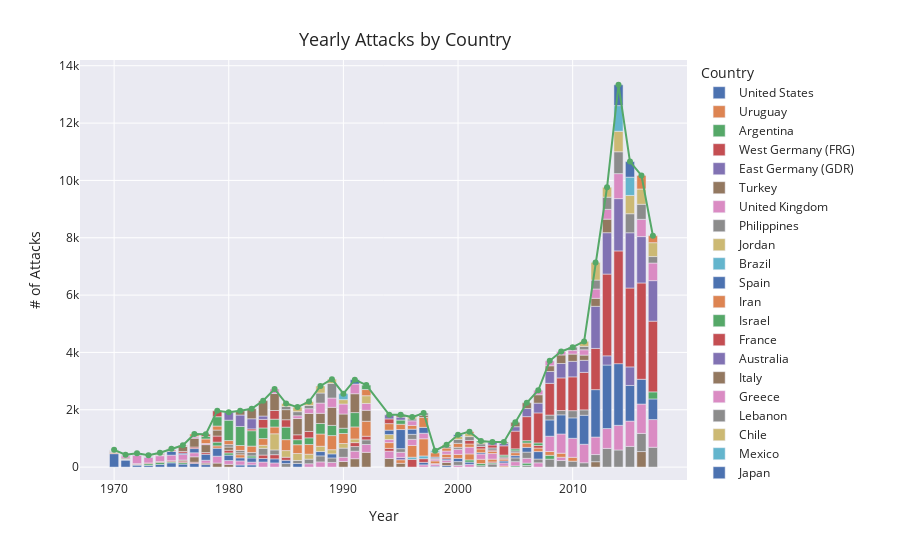

The notebook cell saved with this chart:
### Code cell
country_per_yr = df.groupby(['year', 'country']).size().reset_index(name = 'across_country').rename(columns = 
                                                                                       {'country' : 'Country'}).sort_values(['year', 'across_country'], ascending = [True, False])
country_per_yr = country_per_yr.groupby('year').head(10).reset_index(drop = True)
regions = list(country_per_yr['Country'])

total_per_yr = country_per_yr.groupby('year').sum('across_country').reset_index().rename(columns = {'across_country' : 'across_year'})
joined_df = country_per_yr.merge(total_per_yr, left_on = 'year', right_on = 'year', how = 'left')

fig = px.bar(joined_df, x = 'year', y = 'across_country', color = 'Country', template = 'seaborn',
            height = 550, labels={'year' : 'Year', 'across_country' : '# of Attacks'})

fig.update_layout(title = {'text' : 'Yearly Attacks by Country', 'x' : 0.45, 'y' : 0.94, 'font_size' : 18}, hovermode = 'x')

fig.add_trace(go.Scatter(
        x = total_per_yr['year'].values,
        y = total_per_yr['across_year'].values,
        mode = 'lines+markers',
        name = 'Total Deaths'
    ))

### Figure 1 — Plotly figure (JSON) as saved in the notebook; plotly's stock layout.template omitted (floating-point values rounded to 4 significant figures)
{"data": [{"alignmentgroup": "True", "hovertemplate": "Country=United States<br>Year=%{x}<br># of Attacks=%{y}<extra></extra>", "legendgroup": "United States", "marker": {"color": "rgb(76,114,176)", "pattern": {"shape": ""}}, "name": "United States", "offsetgroup": "United States", "orientation": "v", "showlegend": true, "textposition": "auto", "type": "bar", "x": [1970, 1971, 1972, 1973, 1974, 1975, 1976, 1977, 1978, 1981, 1982, 1998, 1999], "xaxis": "x", "y": [468, 247, 68, 58, 94, 149, 105, 130, 87, 74, 78, 31, 53], "yaxis": "y"}, {"alignmentgroup": "True", "hovertemplate": "Country=Uruguay<br>Year=%{x}<br># of Attacks=%{y}<extra></extra>", "legendgroup": "Uruguay", "marker": {"color": "rgb(221,132,82)", "pattern": {"shape": ""}}, "name": "Uruguay", "offsetgroup": "Uruguay", "orientation": "v", "showlegend": true, "textposition": "auto", "type": "bar", "x": [1970, 1971], "xaxis": "x", "y": [33, 8], "yaxis": "y"}, {"alignmentgroup": "True", "hovertemplate": "Country=Argentina<br>Year=%{x}<br># of Attacks=%{y}<extra></extra>", "legendgroup": "Argentina", "marker": {"color": "rgb(85,168,104)", "pattern": {"shape": ""}}, "name": "Argentina", "offsetgroup": "Argentina", "orientation": "v", "showlegend": true, "textposition": "auto", "type": "bar", "x": [1970, 1971, 1972, 1973, 1974, 1975, 1976], "xaxis": "x", "y": [21, 7, 20, 60, 71, 38, 54], "yaxis": "y"}, {"alignmentgroup": "True", "hovertemplate": "Country=West Germany (FRG)<br>Year=%{x}<br># of Attacks=%{y}<extra></extra>", "legendgroup": "West Germany (FRG)", "marker": {"color": "rgb(196,78,82)", "pattern": {"shape": ""}}, "name": "West Germany (FRG)", "offsetgroup": "West Germany (FRG)", "orientation": "v", "showlegend": true, "textposition": "auto", "type": "bar", "x": [1970, 1971, 1972, 1973, 1974, 1975, 1976, 1977], "xaxis": "x", "y": [20, 13, 24, 27, 28, 35, 50, 40], "yaxis": "y"}, {"alignmentgroup": "True", "hovertemplate": "Country=East Germany (GDR)<br>Year=%{x}<br># of Attacks=%{y}<extra></extra>", "legendgroup": "East Germany (GDR)", "marker": {"color": "rgb(129,114,179)", "pattern": {"shape": ""}}, "name": "East Germany (GDR)", "offsetgroup": "East Germany (GDR)", "orientation": "v", "showlegend": true, "textposition": "auto", "type": "bar", "x": [1970, 1971], "xaxis": "x", "y": [12, 4], "yaxis": "y"}, {"alignmentgroup": "True", "hovertemplate": "Country=Turkey<br>Year=%{x}<br># of Attacks=%{y}<extra></extra>", "legendgroup": "Turkey", "marker": {"color": "rgb(147,120,96)", "pattern": {"shape": ""}}, "name": "Turkey", "offsetgroup": "Turkey", "orientation": "v", "showlegend": true, "textposition": "auto", "type": "bar", "x": [1970, 1971, 1972, 1976, 1977, 1978, 1979, 1980, 1990, 1991, 1992, 1994, 1995, 1999, 2012, 2016], "xaxis": "x", "y": [12, 35, 9, 35, 189, 52, 141, 95, 195, 293, 514, 300, 133, 109, 188, 542], "yaxis": "y"}, {"alignmentgroup": "True", "hovertemplate": "Country=United Kingdom<br>Year=%{x}<br># of Attacks=%{y}<extra></extra>", "legendgroup": "United Kingdom", "marker": {"color": "rgb(218,139,195)", "pattern": {"shape": ""}}, "name": "United Kingdom", "offsetgroup": "United Kingdom", "orientation": "v", "showlegend": true, "textposition": "auto", "type": "bar", "x": [1970, 1971, 1972, 1973, 1974, 1975, 1976, 1977, 1978, 1979, 1980, 1981, 1982, 1983, 1984, 1987, 1988, 1989, 1990, 1991, 1992, 1994, 1997, 1998, 1999, 2000, 2001], "xaxis": "x", "y": [12, 81, 292, 189, 203, 194, 194, 140, 100, 239, 134, 142, 95, 177, 145, 117, 181, 163, 147, 262, 274, 256, 78, 63, 76, 61, 94], "yaxis": "y"}, {"alignmentgroup": "True", "hovertemplate": "Country=Philippines<br>Year=%{x}<br># of Attacks=%{y}<extra></extra>", "legendgroup": "Philippines", "marker": {"color": "rgb(140,140,140)", "pattern": {"shape": ""}}, "name": "Philippines", "offsetgroup": "Philippines", "orientation": "v", "showlegend": true, "textposition": "auto", "type": "bar", "x": [1970, 1985, 1987, 1988, 1989, 1990, 1991, 1992, 2000, 2002, 2003, 2006, 2008, 2009, 2010, 2011, 2012, 2013, 2014, 2015, 2016, 2017], "xaxis": "x", "y": [10, 124, 160, 210, 156, 320, 162, 162, 132, 48, 107, 58, 276, 229, 205, 151, 249, 651, 597, 721, 632, 692], "yaxis": "y"}, {"alignmentgroup": "True", "hovertemplate": "Country=Jordan<br>Year=%{x}<br># of Attacks=%{y}<extra></extra>", "legendgroup": "Jordan", "marker": {"color": "rgb(204,185,116)", "pattern": {"shape": ""}}, "name": "Jordan", "offsetgroup": "Jordan", "orientation": "v", "showlegend": true, "textposition": "auto", "type": "bar", "x": [1970, 1971], "xaxis": "x", "y": [9, 5], "yaxis": "y"}, {"alignmentgroup": "True", "hovertemplate": "Country=Brazil<br>Year=%{x}<br># of Attacks=%{y}<extra></extra>", "legendgroup": "Brazil", "marker": {"color": "rgb(100,181,205)", "pattern": {"shape": ""}}, "name": "Brazil", "offsetgroup": "Brazil", "orientation": "v", "showlegend": true, "textposition": "auto", "type": "bar", "x": [1970], "xaxis": "x", "y": [6], "yaxis": "y"}, {"alignmentgroup": "True", "hovertemplate": "Country=Spain<br>Year=%{x}<br># of Attacks=%{y}<extra></extra>", "legendgroup": "Spain", "marker": {"color": "rgb(76,114,176)", "pattern": {"shape": ""}}, "name": "Spain", "offsetgroup": "Spain", "orientation": "v", "showlegend": true, "textposition": "auto", "type": "bar", "x": [1971, 1972, 1973, 1974, 1975, 1976, 1977, 1978, 1979, 1980, 1981, 1982, 1983, 1984, 1985, 1986, 1988, 1989, 1997, 1999, 2000, 2001], "xaxis": "x", "y": [22, 19, 21, 14, 136, 50, 147, 209, 279, 187, 107, 146, 122, 143, 114, 125, 151, 142, 86, 47, 112, 79], "yaxis": "y"}, {"alignmentgroup": "True", "hovertemplate": "Country=Iran<br>Year=%{x}<br># of Attacks=%{y}<extra></extra>", "legendgroup": "Iran", "marker": {"color": "rgb(221,132,82)", "pattern": {"shape": ""}}, "name": "Iran", "offsetgroup": "Iran", "orientation": "v", "showlegend": true, "textposition": "auto", "type": "bar", "x": [1971, 1972, 1974, 1975, 1979, 1981], "xaxis": "x", "y": [11, 15, 11, 13, 82, 108], "yaxis": "y"}, {"alignmentgroup": "True", "hovertemplate": "Country=Israel<br>Year=%{x}<br># of Attacks=%{y}<extra></extra>", "legendgroup": "Israel", "marker": {"color": "rgb(85,168,104)", "pattern": {"shape": ""}}, "name": "Israel", "offsetgroup": "Israel", "orientation": "v", "showlegend": true, "textposition": "auto", "type": "bar", "x": [1972, 1974, 1979, 1980, 1982, 2001, 2002, 2003, 2005, 2006, 2008], "xaxis": "x", "y": [15, 12, 130, 79, 71, 79, 75, 38, 43, 81, 134], "yaxis": "y"}, {"alignmentgroup": "True", "hovertemplate": "Country=France<br>Year=%{x}<br># of Attacks=%{y}<extra></extra>", "legendgroup": "France", "marker": {"color": "rgb(196,78,82)", "pattern": {"shape": ""}}, "name": "France", "offsetgroup": "France", "orientation": "v", "showlegend": true, "textposition": "auto", "type": "bar", "x": [1972, 1973, 1974, 1975, 1976, 1977, 1978, 1979, 1980, 1983, 1984, 1985, 1991, 1992, 1994, 1996, 1997, 1999, 2003], "xaxis": "x", "y": [11, 14, 29, 39, 58, 53, 59, 212, 94, 121, 145, 106, 137, 126, 97, 270, 130, 46, 34], "yaxis": "y"}, {"alignmentgroup": "True", "hovertemplate": "Country=Australia<br>Year=%{x}<br># of Attacks=%{y}<extra></extra>", "legendgroup": "Australia", "marker": {"color": "rgb(129,114,179)", "pattern": {"shape": ""}}, "name": "Australia", "offsetgroup": "Australia", "orientation": "v", "showlegend": true, "textposition": "auto", "type": "bar", "x": [1972], "xaxis": "x", "y": [8], "yaxis": "y"}, {"alignmentgroup": "True", "hovertemplate": "Country=Italy<br>Year=%{x}<br># of Attacks=%{y}<extra></extra>", "legendgroup": "Italy", "marker": {"color": "rgb(147,120,96)", "pattern": {"shape": ""}}, "name": "Italy", "offsetgroup": "Italy", "orientation": "v", "showlegend": true, "textposition": "auto", "type": "bar", "x": [1973, 1974, 1976, 1977, 1978, 1979, 1980, 1981], "xaxis": "x", "y": [15, 22, 173, 308, 277, 209, 110, 69], "yaxis": "y"}, {"alignmentgroup": "True", "hovertemplate": "Country=Greece<br>Year=%{x}<br># of Attacks=%{y}<extra></extra>", "legendgroup": "Greece", "marker": {"color": "rgb(218,139,195)", "pattern": {"shape": ""}}, "name": "Greece", "offsetgroup": "Greece", "orientation": "v", "showlegend": true, "textposition": "auto", "type": "bar", "x": [1973, 1976, 1977, 1978, 1998, 2009], "xaxis": "x", "y": [11, 21, 47, 39, 28, 115], "yaxis": "y"}, {"alignmentgroup": "True", "hovertemplate": "Country=Lebanon<br>Year=%{x}<br># of Attacks=%{y}<extra></extra>", "legendgroup": "Lebanon", "marker": {"color": "rgb(140,140,140)", "pattern": {"shape": ""}}, "name": "Lebanon", "offsetgroup": "Lebanon", "orientation": "v", "showlegend": true, "textposition": "auto", "type": "bar", "x": [1973, 1975, 1980, 1981, 1982, 1983, 1984, 1986], "xaxis": "x", "y": [11, 15, 86, 81, 120, 234, 166, 106], "yaxis": "y"}, {"alignmentgroup": "True", "hovertemplate": "Country=Chile<br>Year=%{x}<br># of Attacks=%{y}<extra></extra>", "legendgroup": "Chile", "marker": {"color": "rgb(204,185,116)", "pattern": {"shape": ""}}, "name": "Chile", "offsetgroup": "Chile", "orientation": "v", "showlegend": true, "textposition": "auto", "type": "bar", "x": [1973, 1983, 1984, 1985, 1986, 1987, 1988, 1989, 1990, 1991], "xaxis": "x", "y": [7, 106, 563, 232, 243, 173, 185, 146, 161, 127], "yaxis": "y"}, {"alignmentgroup": "True", "hovertemplate": "Country=Mexico<br>Year=%{x}<br># of Attacks=%{y}<extra></extra>", "legendgroup": "Mexico", "marker": {"color": "rgb(100,181,205)", "pattern": {"shape": ""}}, "name": "Mexico", "offsetgroup": "Mexico", "orientation": "v", "showlegend": true, "textposition": "auto", "type": "bar", "x": [1974, 1977, 1996, 1997], "xaxis": "x", "y": [16, 19, 75, 95], "yaxis": "y"}, {"alignmentgroup": "True", "hovertemplate": "Country=Japan<br>Year=%{x}<br># of Attacks=%{y}<extra></extra>", "legendgroup": "Japan", "marker": {"color": "rgb(76,114,176)", "pattern": {"shape": ""}}, "name": "Japan", "offsetgroup": "Japan", "orientation": "v", "showlegend": true, "textposition": "auto", "type": "bar", "x": [1975], "xaxis": "x", "y": [12], "yaxis": "y"}, {"alignmentgroup": "True", "hovertemplate": "Country=Colombia<br>Year=%{x}<br># of Attacks=%{y}<extra></extra>", "legendgroup": "Colombia", "marker": {"color": "rgb(221,132,82)", "pattern": {"shape": ""}}, "name": "Colombia", "offsetgroup": "Colombia", "orientation": "v", "showlegend": true, "textposition": "auto", "type": "bar", "x": [1975, 1976, 1977, 1978, 1979, 1980, 1981, 1982, 1983, 1984, 1985, 1986, 1987, 1988, 1989, 1990, 1991, 1992, 1994, 1995, 1996, 1997, 1998, 1999, 2000, 2001, 2002, 2003, 2004, 2008, 2009, 2010], "xaxis": "x", "y": [10, 22, 80, 158, 140, 141, 172, 222, 234, 237, 382, 307, 337, 427, 492, 349, 420, 523, 201, 123, 409, 598, 94, 116, 137, 207, 150, 98, 37, 133, 139, 136], "yaxis": "y"}, {"alignmentgroup": "True", "hovertemplate": "Country=El Salvador<br>Year=%{x}<br># of Attacks=%{y}<extra></extra>", "legendgroup": "El Salvador", "marker": {"color": "rgb(85,168,104)", "pattern": {"shape": ""}}, "name": "El Salvador", "offsetgroup": "El Salvador", "orientation": "v", "showlegend": true, "textposition": "auto", "type": "bar", "x": [1978, 1979, 1980, 1981, 1982, 1983, 1984, 1985, 1986, 1987, 1988, 1989, 1990, 1991], "xaxis": "x", "y": [91, 326, 710, 664, 537, 371, 273, 436, 175, 234, 367, 356, 184, 500], "yaxis": "y"}, {"alignmentgroup": "True", "hovertemplate": "Country=Nicaragua<br>Year=%{x}<br># of Attacks=%{y}<extra></extra>", "legendgroup": "Nicaragua", "marker": {"color": "rgb(196,78,82)", "pattern": {"shape": ""}}, "name": "Nicaragua", "offsetgroup": "Nicaragua", "orientation": "v", "showlegend": true, "textposition": "auto", "type": "bar", "x": [1978, 1979, 1982, 1983, 1984, 1985, 1986, 1987], "xaxis": "x", "y": [76, 206, 63, 299, 302, 258, 171, 223], "yaxis": "y"}, {"alignmentgroup": "True", "hovertemplate": "Country=Guatemala<br>Year=%{x}<br># of Attacks=%{y}<extra></extra>", "legendgroup": "Guatemala", "marker": {"color": "rgb(129,114,179)", "pattern": {"shape": ""}}, "name": "Guatemala", "offsetgroup": "Guatemala", "orientation": "v", "showlegend": true, "textposition": "auto", "type": "bar", "x": [1980, 1981, 1982, 1983, 1995], "xaxis": "x", "y": [281, 399, 354, 117, 82], "yaxis": "y"}, {"alignmentgroup": "True", "hovertemplate": "Country=Peru<br>Year=%{x}<br># of Attacks=%{y}<extra></extra>", "legendgroup": "Peru", "marker": {"color": "rgb(147,120,96)", "pattern": {"shape": ""}}, "name": "Peru", "offsetgroup": "Peru", "orientation": "v", "showlegend": true, "textposition": "auto", "type": "bar", "x": [1981, 1982, 1983, 1984, 1985, 1986, 1987, 1988, 1989, 1990, 1991, 1992], "xaxis": "x", "y": [149, 350, 536, 592, 352, 568, 627, 355, 630, 495, 658, 383], "yaxis": "y"}, {"alignmentgroup": "True", "hovertemplate": "Country=India<br>Year=%{x}<br># of Attacks=%{y}<extra></extra>", "legendgroup": "India", "marker": {"color": "rgb(218,139,195)", "pattern": {"shape": ""}}, "name": "India", "offsetgroup": "India", "orientation": "v", "showlegend": true, "textposition": "auto", "type": "bar", "x": [1984, 1986, 1987, 1988, 1989, 1990, 1991, 1992, 1994, 1995, 1996, 1997, 1998, 1999, 2000, 2001, 2002, 2003, 2004, 2005, 2006, 2007, 2008, 2009, 2010, 2011, 2012, 2013, 2014, 2015, 2016, 2017], "xaxis": "x", "y": [159, 96, 166, 358, 324, 349, 339, 237, 107, 179, 213, 193, 61, 112, 180, 234, 184, 196, 108, 146, 167, 149, 534, 672, 663, 645, 611, 694, 860, 884, 1025, 966], "yaxis": "y"}, {"alignmentgroup": "True", "hovertemplate": "Country=Sri Lanka<br>Year=%{x}<br># of Attacks=%{y}<extra></extra>", "legendgroup": "Sri Lanka", "marker": {"color": "rgb(140,140,140)", "pattern": {"shape": ""}}, "name": "Sri Lanka", "offsetgroup": "Sri Lanka", "orientation": "v", "showlegend": true, "textposition": "auto", "type": "bar", "x": [1985, 1986, 1987, 1988, 1989, 1995, 1996, 1998, 2000, 2005, 2006, 2007], "xaxis": "x", "y": [110, 142, 115, 350, 510, 126, 176, 35, 68, 133, 217, 132], "yaxis": "y"}, {"alignmentgroup": "True", "hovertemplate": "Country=South Africa<br>Year=%{x}<br># of Attacks=%{y}<extra></extra>", "legendgroup": "South Africa", "marker": {"color": "rgb(204,185,116)", "pattern": {"shape": ""}}, "name": "South Africa", "offsetgroup": "South Africa", "orientation": "v", "showlegend": true, "textposition": "auto", "type": "bar", "x": [1985, 1986, 1987, 1988, 1989, 1990, 1992, 1994], "xaxis": "x", "y": [106, 159, 133, 245, 149, 154, 271, 174], "yaxis": "y"}, {"alignmentgroup": "True", "hovertemplate": "Country=Angola<br>Year=%{x}<br># of Attacks=%{y}<extra></extra>", "legendgroup": "Angola", "marker": {"color": "rgb(100,181,205)", "pattern": {"shape": ""}}, "name": "Angola", "offsetgroup": "Angola", "orientation": "v", "showlegend": true, "textposition": "auto", "type": "bar", "x": [1990], "xaxis": "x", "y": [205], "yaxis": "y"}, {"alignmentgroup": "True", "hovertemplate": "Country=Pakistan<br>Year=%{x}<br># of Attacks=%{y}<extra></extra>", "legendgroup": "Pakistan", "marker": {"color": "rgb(76,114,176)", "pattern": {"shape": ""}}, "name": "Pakistan", "offsetgroup": "Pakistan", "orientation": "v", "showlegend": true, "textposition": "auto", "type": "bar", "x": [1991, 1994, 1995, 1996, 1997, 1998, 2002, 2004, 2005, 2006, 2007, 2008, 2009, 2010, 2011, 2012, 2013, 2014, 2015, 2016, 2017], "xaxis": "x", "y": [150, 154, 666, 180, 206, 37, 46, 67, 77, 164, 260, 568, 667, 713, 1012, 1654, 2215, 2151, 1243, 864, 719], "yaxis": "y"}, {"alignmentgroup": "True", "hovertemplate": "Country=Algeria<br>Year=%{x}<br># of Attacks=%{y}<extra></extra>", "legendgroup": "Algeria", "marker": {"color": "rgb(221,132,82)", "pattern": {"shape": ""}}, "name": "Algeria", "offsetgroup": "Algeria", "orientation": "v", "showlegend": true, "textposition": "auto", "type": "bar", "x": [1992, 1994, 1995, 1996, 1997, 1998, 1999, 2000, 2001, 2002, 2003, 2004, 2005, 2006, 2007], "xaxis": "x", "y": [215, 227, 185, 129, 344, 151, 106, 138, 113, 132, 75, 67, 104, 152, 124], "yaxis": "y"}, {"alignmentgroup": "True", "hovertemplate": "Country=Germany<br>Year=%{x}<br># of Attacks=%{y}<extra></extra>", "legendgroup": "Germany", "marker": {"color": "rgb(85,168,104)", "pattern": {"shape": ""}}, "name": "Germany", "offsetgroup": "Germany", "orientation": "v", "showlegend": true, "textposition": "auto", "type": "bar", "x": [1992, 1995], "xaxis": "x", "y": [156, 147], "yaxis": "y"}, {"alignmentgroup": "True", "hovertemplate": "Country=West Bank and Gaza Strip<br>Year=%{x}<br># of Attacks=%{y}<extra></extra>", "legendgroup": "West Bank and Gaza Strip", "marker": {"color": "rgb(196,78,82)", "pattern": {"shape": ""}}, "name": "West Bank and Gaza Strip", "offsetgroup": "West Bank and Gaza Strip", "orientation": "v", "showlegend": true, "textposition": "auto", "type": "bar", "x": [1994, 2001, 2002, 2003, 2004, 2007], "xaxis": "x", "y": [165, 123, 86, 45, 34, 88], "yaxis": "y"}, {"alignmentgroup": "True", "hovertemplate": "Country=Egypt<br>Year=%{x}<br># of Attacks=%{y}<extra></extra>", "legendgroup": "Egypt", "marker": {"color": "rgb(129,114,179)", "pattern": {"shape": ""}}, "name": "Egypt", "offsetgroup": "Egypt", "orientation": "v", "showlegend": true, "textposition": "auto", "type": "bar", "x": [1994, 1995, 2013, 2015], "xaxis": "x", "y": [143, 102, 321, 647], "yaxis": "y"}, {"alignmentgroup": "True", "hovertemplate": "Country=Burundi<br>Year=%{x}<br># of Attacks=%{y}<extra></extra>", "legendgroup": "Burundi", "marker": {"color": "rgb(147,120,96)", "pattern": {"shape": ""}}, "name": "Burundi", "offsetgroup": "Burundi", "orientation": "v", "showlegend": true, "textposition": "auto", "type": "bar", "x": [1995, 1997], "xaxis": "x", "y": [83, 79], "yaxis": "y"}, {"alignmentgroup": "True", "hovertemplate": "Country=Bangladesh<br>Year=%{x}<br># of Attacks=%{y}<extra></extra>", "legendgroup": "Bangladesh", "marker": {"color": "rgb(218,139,195)", "pattern": {"shape": ""}}, "name": "Bangladesh", "offsetgroup": "Bangladesh", "orientation": "v", "showlegend": true, "textposition": "auto", "type": "bar", "x": [1996], "xaxis": "x", "y": [161], "yaxis": "y"}, {"alignmentgroup": "True", "hovertemplate": "Country=Russia<br>Year=%{x}<br># of Attacks=%{y}<extra></extra>", "legendgroup": "Russia", "marker": {"color": "rgb(140,140,140)", "pattern": {"shape": ""}}, "name": "Russia", "offsetgroup": "Russia", "orientation": "v", "showlegend": true, "textposition": "auto", "type": "bar", "x": [1996, 1997, 1998, 1999, 2000, 2001, 2002, 2003, 2004, 2005, 2008, 2009, 2010, 2011], "xaxis": "x", "y": [66, 77, 26, 54, 138, 135, 89, 76, 44, 64, 170, 152, 251, 188], "yaxis": "y"}, {"alignmentgroup": "True", "hovertemplate": "Country=Indonesia<br>Year=%{x}<br># of Attacks=%{y}<extra></extra>", "legendgroup": "Indonesia", "marker": {"color": "rgb(204,185,116)", "pattern": {"shape": ""}}, "name": "Indonesia", "offsetgroup": "Indonesia", "orientation": "v", "showlegend": true, "textposition": "auto", "type": "bar", "x": [1996, 1999, 2000, 2001, 2002], "xaxis": "x", "y": [65, 60, 101, 105, 43], "yaxis": "y"}, {"alignmentgroup": "True", "hovertemplate": "Country=Yugoslavia<br>Year=%{x}<br># of Attacks=%{y}<extra></extra>", "legendgroup": "Yugoslavia", "marker": {"color": "rgb(100,181,205)", "pattern": {"shape": ""}}, "name": "Yugoslavia", "offsetgroup": "Yugoslavia", "orientation": "v", "showlegend": true, "textposition": "auto", "type": "bar", "x": [1998], "xaxis": "x", "y": [46], "yaxis": "y"}, {"alignmentgroup": "True", "hovertemplate": "Country=Kosovo<br>Year=%{x}<br># of Attacks=%{y}<extra></extra>", "legendgroup": "Kosovo", "marker": {"color": "rgb(76,114,176)", "pattern": {"shape": ""}}, "name": "Kosovo", "offsetgroup": "Kosovo", "orientation": "v", "showlegend": true, "textposition": "auto", "type": "bar", "x": [2000], "xaxis": "x", "y": [60], "yaxis": "y"}, {"alignmentgroup": "True", "hovertemplate": "Country=Macedonia<br>Year=%{x}<br># of Attacks=%{y}<extra></extra>", "legendgroup": "Macedonia", "marker": {"color": "rgb(221,132,82)", "pattern": {"shape": ""}}, "name": "Macedonia", "offsetgroup": "Macedonia", "orientation": "v", "showlegend": true, "textposition": "auto", "type": "bar", "x": [2001], "xaxis": "x", "y": [67], "yaxis": "y"}, {"alignmentgroup": "True", "hovertemplate": "Country=Nepal<br>Year=%{x}<br># of Attacks=%{y}<extra></extra>", "legendgroup": "Nepal", "marker": {"color": "rgb(85,168,104)", "pattern": {"shape": ""}}, "name": "Nepal", "offsetgroup": "Nepal", "orientation": "v", "showlegend": true, "textposition": "auto", "type": "bar", "x": [2002, 2004, 2005, 2006, 2007, 2017], "xaxis": "x", "y": [58, 62, 70, 83, 90, 247], "yaxis": "y"}, {"alignmentgroup": "True", "hovertemplate": "Country=Iraq<br>Year=%{x}<br># of Attacks=%{y}<extra></extra>", "legendgroup": "Iraq", "marker": {"color": "rgb(196,78,82)", "pattern": {"shape": ""}}, "name": "Iraq", "offsetgroup": "Iraq", "orientation": "v", "showlegend": true, "textposition": "auto", "type": "bar", "x": [2003, 2004, 2005, 2006, 2007, 2008, 2009, 2010, 2011, 2012, 2013, 2014, 2015, 2016, 2017], "xaxis": "x", "y": [102, 323, 617, 838, 1047, 1106, 1137, 1179, 1308, 1437, 2852, 3933, 2751, 3360, 2466], "yaxis": "y"}, {"alignmentgroup": "True", "hovertemplate": "Country=Afghanistan<br>Year=%{x}<br># of Attacks=%{y}<extra></extra>", "legendgroup": "Afghanistan", "marker": {"color": "rgb(129,114,179)", "pattern": {"shape": ""}}, "name": "Afghanistan", "offsetgroup": "Afghanistan", "orientation": "v", "showlegend": true, "textposition": "auto", "type": "bar", "x": [2003, 2004, 2005, 2006, 2007, 2008, 2009, 2010, 2011, 2012, 2013, 2014, 2015, 2016, 2017], "xaxis": "x", "y": [100, 88, 155, 282, 341, 414, 503, 542, 421, 1469, 1443, 1824, 1928, 1617, 1414], "yaxis": "y"}, {"alignmentgroup": "True", "hovertemplate": "Country=Thailand<br>Year=%{x}<br># of Attacks=%{y}<extra></extra>", "legendgroup": "Thailand", "marker": {"color": "rgb(147,120,96)", "pattern": {"shape": ""}}, "name": "Thailand", "offsetgroup": "Thailand", "orientation": "v", "showlegend": true, "textposition": "auto", "type": "bar", "x": [2004, 2005, 2006, 2007, 2008, 2009, 2010, 2011, 2012, 2013], "xaxis": "x", "y": [44, 155, 202, 293, 200, 298, 253, 182, 279, 472], "yaxis": "y"}, {"alignmentgroup": "True", "hovertemplate": "Country=Somalia<br>Year=%{x}<br># of Attacks=%{y}<extra></extra>", "legendgroup": "Somalia", "marker": {"color": "rgb(218,139,195)", "pattern": {"shape": ""}}, "name": "Somalia", "offsetgroup": "Somalia", "orientation": "v", "showlegend": true, "textposition": "auto", "type": "bar", "x": [2007, 2008, 2009, 2010, 2011, 2012, 2013, 2014, 2016, 2017], "xaxis": "x", "y": [156, 172, 122, 130, 185, 325, 342, 872, 602, 614], "yaxis": "y"}, {"alignmentgroup": "True", "hovertemplate": "Country=Yemen<br>Year=%{x}<br># of Attacks=%{y}<extra></extra>", "legendgroup": "Yemen", "marker": {"color": "rgb(140,140,140)", "pattern": {"shape": ""}}, "name": "Yemen", "offsetgroup": "Yemen", "orientation": "v", "showlegend": true, "textposition": "auto", "type": "bar", "x": [2010, 2011, 2012, 2013, 2014, 2015, 2016, 2017], "xaxis": "x", "y": [112, 118, 312, 425, 763, 664, 525, 226], "yaxis": "y"}, {"alignmentgroup": "True", "hovertemplate": "Country=Nigeria<br>Year=%{x}<br># of Attacks=%{y}<extra></extra>", "legendgroup": "Nigeria", "marker": {"color": "rgb(204,185,116)", "pattern": {"shape": ""}}, "name": "Nigeria", "offsetgroup": "Nigeria", "orientation": "v", "showlegend": true, "textposition": "auto", "type": "bar", "x": [2011, 2012, 2013, 2014, 2015, 2016, 2017], "xaxis": "x", "y": [175, 616, 346, 714, 638, 533, 484], "yaxis": "y"}, {"alignmentgroup": "True", "hovertemplate": "Country=Ukraine<br>Year=%{x}<br># of Attacks=%{y}<extra></extra>", "legendgroup": "Ukraine", "marker": {"color": "rgb(100,181,205)", "pattern": {"shape": ""}}, "name": "Ukraine", "offsetgroup": "Ukraine", "orientation": "v", "showlegend": true, "textposition": "auto", "type": "bar", "x": [2014, 2015], "xaxis": "x", "y": [895, 637], "yaxis": "y"}, {"alignmentgroup": "True", "hovertemplate": "Country=Libya<br>Year=%{x}<br># of Attacks=%{y}<extra></extra>", "legendgroup": "Libya", "marker": {"color": "rgb(76,114,176)", "pattern": {"shape": ""}}, "name": "Libya", "offsetgroup": "Libya", "orientation": "v", "showlegend": true, "textposition": "auto", "type": "bar", "x": [2014, 2015], "xaxis": "x", "y": [728, 543], "yaxis": "y"}, {"alignmentgroup": "True", "hovertemplate": "Country=Syria<br>Year=%{x}<br># of Attacks=%{y}<extra></extra>", "legendgroup": "Syria", "marker": {"color": "rgb(221,132,82)", "pattern": {"shape": ""}}, "name": "Syria", "offsetgroup": "Syria", "orientation": "v", "showlegend": true, "textposition": "auto", "type": "bar", "x": [2016, 2017], "xaxis": "x", "y": [473, 243], "yaxis": "y"}, {"mode": "lines+markers", "name": "Total Deaths", "type": "scatter", "x": [1970, 1971, 1972, 1973, 1974, 1975, 1976, 1977, 1978, 1979, 1980, 1981, 1982, 1983, 1984, 1985, 1986, 1987, 1988, 1989, 1990, 1991, 1992, 1994, 1995, 1996, 1997, 1998, 1999, 2000, 2001, 2002, 2003, 2004, 2005, 2006, 2007, 2008, 2009, 2010, 2011, 2012, 2013, 2014, 2015, 2016, 2017], "y": [603, 433, 481, 413, 500, 641, 762, 1153, 1148, 1964, 1917, 1965, 2036, 2317, 2725, 2220, 2092, 2285, 2829, 3068, 2559, 3048, 2861, 1824, 1826, 1744, 1886, 572, 779, 1127, 1236, 911, 871, 874, 1564, 2244, 2680, 3707, 4034, 4184, 4385, 7140, 9761, 13337, 10656, 10173, 8071]}], "layout": {"autosize": true, "barmode": "relative", "hovermode": "x", "legend": {"title": {"text": "Country"}, "tracegroupgap": 0}, "margin": {"t": 60}, "title": {"font": {"size": 18}, "text": "Yearly Attacks by Country", "x": 0.45, "y": 0.94}, "xaxis": {"anchor": "y", "autorange": true, "domain": [0, 1], "range": [1967.0, 2020.0], "title": {"text": "Year"}, "type": "linear"}, "yaxis": {"anchor": "x", "autorange": true, "domain": [0, 1], "range": [-454.0, 14200.0], "title": {"text": "# of Attacks"}, "type": "linear"}}}
